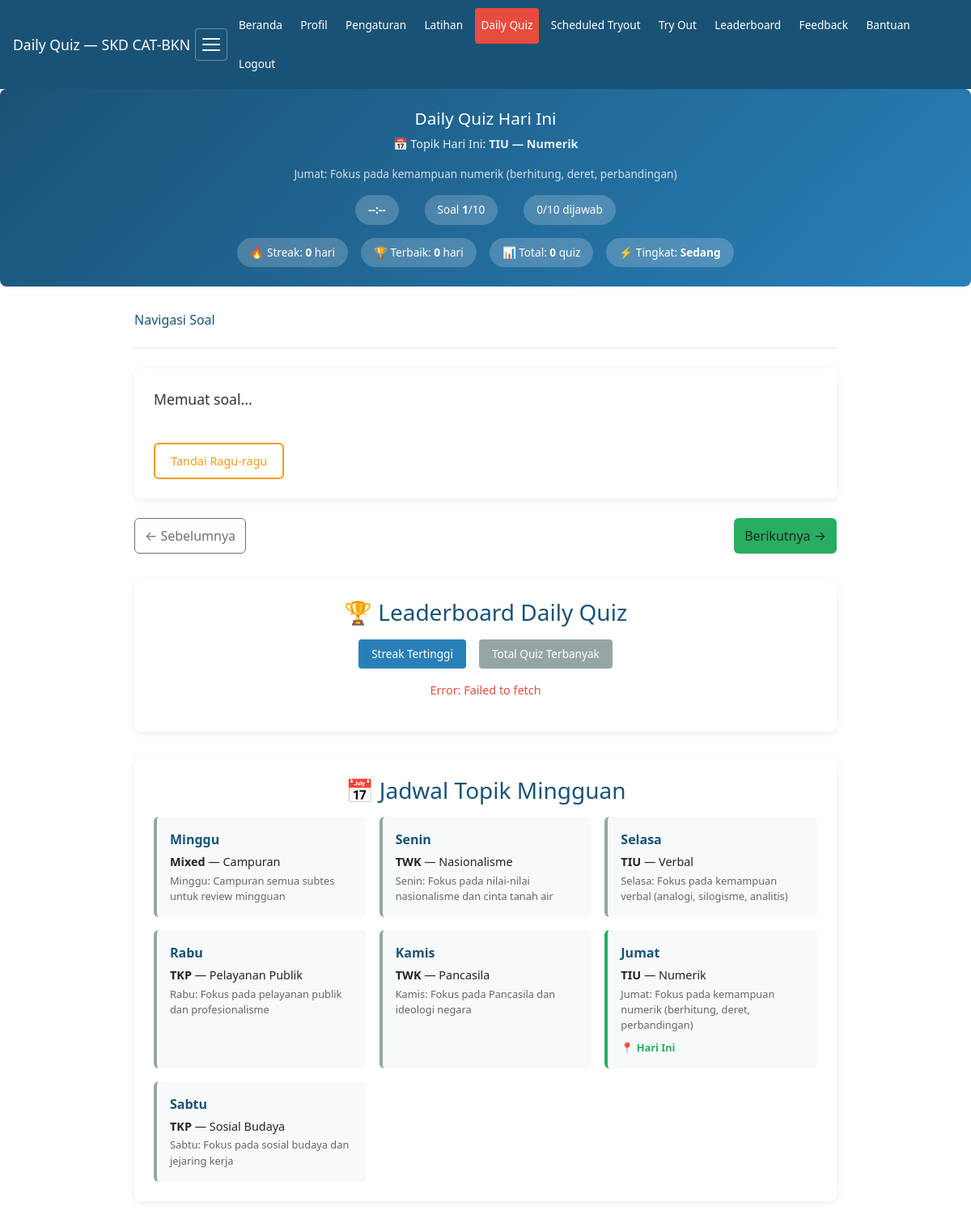
Screenshot of /pages/daily_quiz.php (signed in) with the database file from the repository.
### tables this page shows
CREATE TABLE `daily_quiz_topic_schedule` (
  `id` int(11) NOT NULL AUTO_INCREMENT,
  `day_of_week` tinyint(4) NOT NULL COMMENT '0=Sunday, 1=Monday, ..., 6=Saturday',
  `subtes` varchar(10) NOT NULL,
  `topik` varchar(100) NOT NULL,
  `description` text DEFAULT NULL,
  PRIMARY KEY (`id`),
  UNIQUE KEY `unique_day` (`day_of_week`)
);

### helpers.php (called while the page is built, shortened)
<?php
function e(string $text): string
{
    return htmlspecialchars($text, ENT_QUOTES, 'UTF-8');
}

### pages/daily_quiz.php (the view, shortened to what this page needs)
<?php
require '../config.php';
require '../helpers.php';
$userId = (int)$_SESSION['user_id'];
$stmt = $pdo->prepare("SELECT * FROM daily_quiz_streaks WHERE user_id = ?");
$stmt->execute([$userId]);
$streakInfo = $stmt->fetch();
if (!$streakInfo) {
    $streakInfo = ['current_streak' => 0, 'longest_streak' => 0, 'total_quizzes' => 0];
}
$stmt = $pdo->prepare("SELECT achievement_type, achievement_name FROM user_achievements WHERE user_id = ? ORDER BY achieved_at DESC");
$stmt->execute([$userId]);
$achievements = $stmt->fetchAll(PDO::FETCH_ASSOC);
$stmt = $pdo->prepare("SELECT current_difficulty, consecutive_high_scores, consecutive_low_scores FROM user_quiz_difficulty WHERE user_id = ?");
$stmt->execute([$userId]);
$userDifficulty = $stmt->fetch();
if (!$userDifficulty) {
    $userDifficulty = ['current_difficulty' => 'sedang', 'consecutive_high_scores' => 0, 'consecutive_low_scores' => 0];
}
$dayOfWeek = (int)date('w');
$stmt = $pdo->prepare("SELECT * FROM daily_quiz_topic_schedule WHERE day_of_week = ?");
$stmt->execute([$dayOfWeek]);
$todaySchedule = $stmt->fetch();
$weeklySchedule = $pdo->query("SELECT * FROM daily_quiz_topic_schedule ORDER BY day_of_week")->fetchAll(PDO::FETCH_ASSOC);
$dayNames = ['Minggu', 'Senin', 'Selasa', 'Rabu', 'Kamis', 'Jumat', 'Sabtu'];
$today = date('Y-m-d');
$stmt = $pdo->prepare("SELECT * FROM daily_quiz_sessions WHERE user_id = ? AND quiz_date = ?");
$stmt->execute([$userId, $today]);
$session = $stmt->fetch();
$hasCompleted = $session && $session['status'] === 'selesai';
?>
<!DOCTYPE html>
<html lang="id">
<head>
<link rel="stylesheet" href="assets/style.css">
</head>
<body>
<?php require '../includes/navigation.php'; ?>
<div class="quiz-header">
<h1>Daily Quiz Hari Ini</h1>
<?php if ($todaySchedule): ?>
<p>📅 Topik Hari Ini: <strong><?= e($todaySchedule['subtes']) ?> — <?= e($todaySchedule['topik']) ?></strong></p>
<p style="font-size:.85rem;opacity:.8"><?= e($todaySchedule['description']) ?></p>
<?php else: ?>
<p>10 soal pilihan ganda (4 TWK, 3 TIU, 3 TKP)</p>
<?php endif; ?>
<div class="quiz-info">
<span id="timerDisplay" class="timer">--:--</span>
<span>Soal <strong id="currentNum">1</strong>/10</span>
<span id="progressText">0/10 dijawab</span>
</div>
<div style="margin-top:1rem;display:flex;justify-content:center;gap:1rem;flex-wrap:wrap">
    <span style="background:rgba(255,255,255,.2);padding:.5rem 1rem;border-radius:20px;font-size:.85rem">
        🔥 Streak: <strong><?= $streakInfo['current_streak'] ?></strong> hari
    </span>
    <span style="background:rgba(255,255,255,.2);padding:.5rem 1rem;border-radius:20px;font-size:.85rem">
        🏆 Terbaik: <strong><?= $streakInfo['longest_streak'] ?></strong> hari
    </span>
    <span style="background:rgba(255,255,255,.2);padding:.5rem 1rem;border-radius:20px;font-size:.85rem">
        📊 Total: <strong><?= $streakInfo['total_quizzes'] ?></strong> quiz
    </span>
    <span style="background:rgba(255,255,255,.2);padding:.5rem 1rem;border-radius:20px;font-size:.85rem">
        ⚡ Tingkat: <strong><?= ucfirst($userDifficulty['current_difficulty']) ?></strong>
    </span>
</div>
</div>
<div class="quiz-container">
<?php if ($hasCompleted): ?>
<div class="completed-box">
<h2>Anda sudah menyelesaikan Daily Quiz hari ini!</h2>
<div class="score"><?= (int)$session['nilai_total'] ?></div>
<p>Nilai Total</p>
<div class="stats-grid">
<div class="stat-item">
<div class="stat-label">Benar</div>
<div class="stat-value" style="color:#27ae60"><?= (int)$session['benar'] ?></div>
</div>
<div class="stat-item">
<div class="stat-label">Salah</div>
<div class="stat-value" style="color:#e74c3c"><?= (int)$session['salah'] ?></div>
</div>
<div class="stat-item">
<div class="stat-label">Kosong</div>
<div class="stat-value" style="color:#95a5a6"><?= (int)$session['kosong'] ?></div>
</div>
</div>
<?php if (!empty($achievements)): ?>
<div style="margin-top:1.5rem">
<h3 style="color:#1a5276;margin-bottom:.8rem;text-align:center">🏅 Achievement Anda</h3>
<div style="display:flex;justify-content:center;gap:.5rem;flex-wrap:wrap">
    <?php foreach ($achievements as $ach): ?>
    <span style="background:#fff3cd;padding:.5rem 1rem;border-radius:20px;font-size:.85rem;border:1px solid #f39c12">
        <?= e($ach['achievement_name']) ?>
    </span>
    <?php endforeach; ?>
</div>
</div>
<?php endif; ?>
<a href="user_dashboard.php" class="btn">Kembali ke Dashboard</a>
</div>
<?php else: ?>
<div id="quizArea">
<div class="soal-nav">
<h2>Navigasi Soal</h2>
</div>
<div class="soal-box">
<div class="pertanyaan" id="pertanyaan">Memuat soal...</div>
<div style="margin-top:1rem">
<button class="ragu-btn" id="btnRagu" onclick="toggleRagu()">Tandai Ragu-ragu</button>
</div>
</div>
<div class="action-btns">
<button class="btn" id="btnPrev" onclick="prevSoal()" disabled>← Sebelumnya</button>
<button class="btn success" id="btnNext" onclick="nextSoal()">Berikutnya →</button>
</div>
</div>
<?php endif; ?>
<div style="margin-top:2rem;background:#fff;border-radius:8px;box-shadow:0 2px 10px rgba(0,0,0,.08);padding:1.5rem">
    <h3 style="color:#1a5276;margin-bottom:1rem;text-align:center">🏆 Leaderboard Daily Quiz</h3>
    <div style="display:flex;gap:1rem;justify-content:center;margin-bottom:1rem">
        <button onclick="loadLeaderboard('streak')" id="btnStreak" style="background:#2980b9;color:#fff;border:none;padding:.5rem 1rem;border-radius:4px;cursor:pointer;font-size:.85rem">Streak Tertinggi</button>
        <button onclick="loadLeaderboard('total')" id="btnTotal" style="background:#95a5a6;color:#fff;border:none;padding:.5rem 1rem;border-radius:4px;cursor:pointer;font-size:.85rem">Total Quiz Terbanyak</button>
    </div>
    <div id="leaderboardContent" style="overflow-x:auto">
    </div>
</div>
<div style="margin-top:2rem;background:#fff;border-radius:8px;box-shadow:0 2px 10px rgba(0,0,0,.08);padding:1.5rem">
    <h3 style="color:#1a5276;margin-bottom:1rem;text-align:center">📅 Jadwal Topik Mingguan</h3>
    <div style="display:grid;grid-template-columns:repeat(auto-fit,minmax(250px,1fr));gap:1rem">
        <?php foreach ($weeklySchedule as $schedule): ?>
        <div style="padding:1rem;background:#f8f9fa;border-radius:6px;border-left:4px solid <?= $schedule['day_of_week'] === $dayOfWeek ? '#27ae60' : '#95a5a6' ?>">
            <div style="font-weight:bold;color:#1a5276"><?= $dayNames[$schedule['day_of_week']] ?></div>
            <div style="font-size:.9rem;margin-top:.3rem">
                <strong><?= e($schedule['subtes']) ?></strong> — <?= e($schedule['topik']) ?>
            </div>
            <div style="font-size:.8rem;color:#666;margin-top:.2rem"><?= e($schedule['description']) ?></div>
            <?php if ($schedule['day_of_week'] === $dayOfWeek): ?>
            <div style="margin-top:.5rem;color:#27ae60;font-size:.8rem;font-weight:bold">📍 Hari Ini</div>
            <?php endif; ?>
        </div>
        <?php endforeach; ?>
    </div>
</div>
</div>
</body>
</html>

### assets/style.css (style rules this page uses)
* { box-sizing:border-box;margin:0;padding:0 }
body { font-family:'Segoe UI',Arial,sans-serif;background:#f5f7fa;color:#222;line-height:1.6;-webkit-text-size-adjust:100%;transition:background .3s ease,color .3s ease }
.btn { display:inline-block;background:#2980b9;color:#fff;padding:.55rem .9rem;border-radius:6px;text-decoration:none;font-weight:600;font-size:.9rem;min-height:44px;min-width:44px;white-space:nowrap;border:none;cursor:pointer }
.btn.success { background:#27ae60 }

### pages/daily_quiz.php (style rules this page uses)
.quiz-container { max-width:900px;margin:2rem auto;padding:0 1rem }
.quiz-header { background:linear-gradient(135deg,#1a5276,#2980b9);color:#fff;padding:1.5rem;border-radius:8px;margin-bottom:1.5rem;text-align:center }
.quiz-header h1 { font-size:1.3rem;margin-bottom:.5rem }
.quiz-header p { opacity:.9;font-size:.9rem }
.quiz-info { display:flex;justify-content:center;gap:2rem;margin-top:1rem;flex-wrap:wrap }
.quiz-info span { background:rgba(255,255,255,.2);padding:.5rem 1rem;border-radius:20px;font-size:.85rem }
.soal-box { background:#fff;border-radius:8px;padding:1.5rem;box-shadow:0 2px 10px rgba(0,0,0,.08);margin-bottom:1rem }
.soal-nav { display:flex;justify-content:space-between;align-items:center;margin-bottom:1.5rem;padding-bottom:1rem;border-bottom:2px solid #f0f0f0;flex-wrap:wrap;gap:.5rem }
.soal-nav h2 { font-size:1rem;color:#1a5276 }
.pertanyaan { font-size:1.1rem;margin-bottom:1.5rem;line-height:1.6;color:#333 }
.ragu-btn { background:#fff;border:2px solid #f39c12;color:#f39c12;padding:.6rem 1.2rem;border-radius:6px;cursor:pointer;font-size:.9rem;transition:all .2s }
.action-btns { display:flex;justify-content:space-between;margin-top:1.5rem;gap:1rem;flex-wrap:wrap }
.btn { display:inline-block;background:#2980b9;color:#fff;padding:.8rem 1.5rem;border-radius:6px;border:none;cursor:pointer;font-size:.9rem;text-decoration:none;transition:all .2s;min-height:44px }
.btn.success { background:#27ae60 }
.btn:disabled { background:#95a5a6;cursor:not-allowed }
.timer { font-size:1.2rem;font-weight:bold;color:#fff;background:rgba(0,0,0,.2);padding:.5rem 1rem;border-radius:6px }

### rows the page displays
daily_quiz_topic_schedule: subtes "TIU", topik "Numerik", description "Jumat: Fokus pada kemampuan numerik (berhitung, deret, perbandingan)", day_of_week "Jumat", shows "📍 Hari Ini"
daily_quiz_topic_schedule: day_of_week "0", day_of_week "Minggu", subtes "Mixed", topik "Campuran", description "Minggu: Campuran semua subtes untuk review mingguan"
daily_quiz_topic_schedule: day_of_week "Senin", subtes "TWK", topik "Nasionalisme", description "Senin: Fokus pada nilai-nilai nasionalisme dan cinta tanah air"
daily_quiz_topic_schedule: day_of_week "Selasa", subtes "TIU", topik "Verbal", description "Selasa: Fokus pada kemampuan verbal (analogi, silogisme, analitis)"
daily_quiz_topic_schedule: day_of_week "Rabu", subtes "TKP", topik "Pelayanan Publik", description "Rabu: Fokus pada pelayanan publik dan profesionalisme"
daily_quiz_topic_schedule: day_of_week "Kamis", subtes "TWK", topik "Pancasila", description "Kamis: Fokus pada Pancasila dan ideologi negara"
daily_quiz_topic_schedule: day_of_week "Sabtu", subtes "TKP", topik "Sosial Budaya", description "Sabtu: Fokus pada sosial budaya dan jejaring kerja"

### other values shown
$pageTitle "Daily Quiz — SKD CAT-BKN"
$userDifficulty['current_difficulty'] "Sedang"
